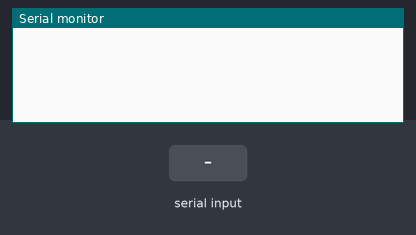
Recording of a sketch running on a simulated Arduino Uno, built with avr-gcc and run on an emulated ATmega328P. Parts: the last lines printed to the serial monitor. Inputs (shaded band) come from the test bench.

Above: at 1.2 s.
1.3 s: "90,45\n" received over Serial
At 1.9 s:
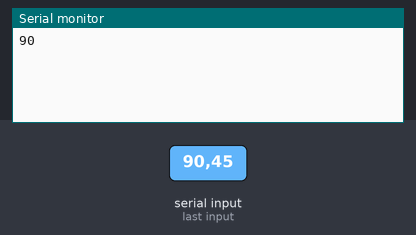
4.3 s: "30,150\n" received over Serial
At 6.2 s:
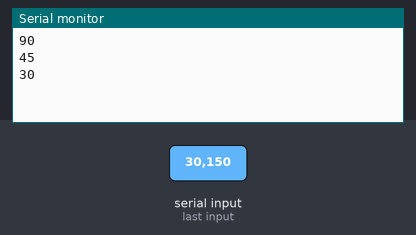
Timing chart, 0 to 7.7 s (numbered marks = the images above; inputs shaded):
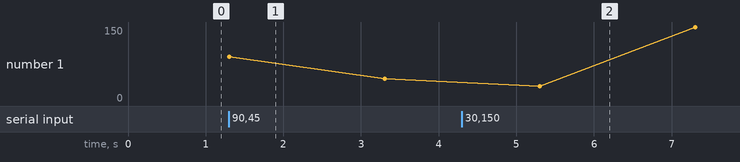

Measured:
- after the input at 1.3 s, the serial monitor: prints a new line at once (image 1)
- after the input at 4.3 s, the serial monitor: prints a new line after 1.0 s (image 2)

The sketch:

ctrl_temp.ino
```cpp
void setup() {
  Serial.begin(9600);
}

void loop() {
  if (Serial.available() > 0) {
    // Leer el dato enviado por el puerto serie
    int numeroRecibido = Serial.parseInt();
    Serial.println(numeroRecibido);

    delay(2000); // Esperar 2 segundos antes de la próxima lectura
  }
}
```
